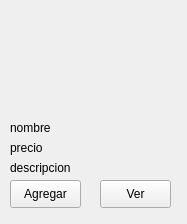
<?xml version="1.0" encoding="UTF-8"?>
<ui version="4.0">
 <class>ProductWidget</class>
 <widget class="QWidget" name="ProductWidget">
  <property name="geometry">
   <rect>
    <x>0</x>
    <y>0</y>
    <width>187</width>
    <height>224</height>
   </rect>
  </property>
  <property name="minimumSize">
   <size>
    <width>100</width>
    <height>200</height>
   </size>
  </property>
  <property name="windowTitle">
   <string>Form</string>
  </property>
  <widget class="QLabel" name="lblPicture">
   <property name="geometry">
    <rect>
     <x>20</x>
     <y>10</y>
     <width>151</width>
     <height>101</height>
    </rect>
   </property>
   <property name="text">
    <string/>
   </property>
  </widget>
  <widget class="QLabel" name="lblNombre">
   <property name="geometry">
    <rect>
     <x>10</x>
     <y>120</y>
     <width>151</width>
     <height>16</height>
    </rect>
   </property>
   <property name="text">
    <string>nombre</string>
   </property>
  </widget>
  <widget class="QLabel" name="lblDescripcion">
   <property name="geometry">
    <rect>
     <x>10</x>
     <y>160</y>
     <width>151</width>
     <height>16</height>
    </rect>
   </property>
   <property name="text">
    <string>descripcion</string>
   </property>
  </widget>
  <widget class="QPushButton" name="btnAgregar">
   <property name="geometry">
    <rect>
     <x>10</x>
     <y>180</y>
     <width>71</width>
     <height>28</height>
    </rect>
   </property>
   <property name="text">
    <string>Agregar</string>
   </property>
  </widget>
  <widget class="QPushButton" name="btnVer">
   <property name="geometry">
    <rect>
     <x>100</x>
     <y>180</y>
     <width>71</width>
     <height>28</height>
    </rect>
   </property>
   <property name="text">
    <string>Ver</string>
   </property>
  </widget>
  <widget class="QLabel" name="lblPrecio">
   <property name="geometry">
    <rect>
     <x>10</x>
     <y>140</y>
     <width>151</width>
     <height>16</height>
    </rect>
   </property>
   <property name="text">
    <string>precio</string>
   </property>
  </widget>
 </widget>
 <resources/>
 <connections/>
</ui>
